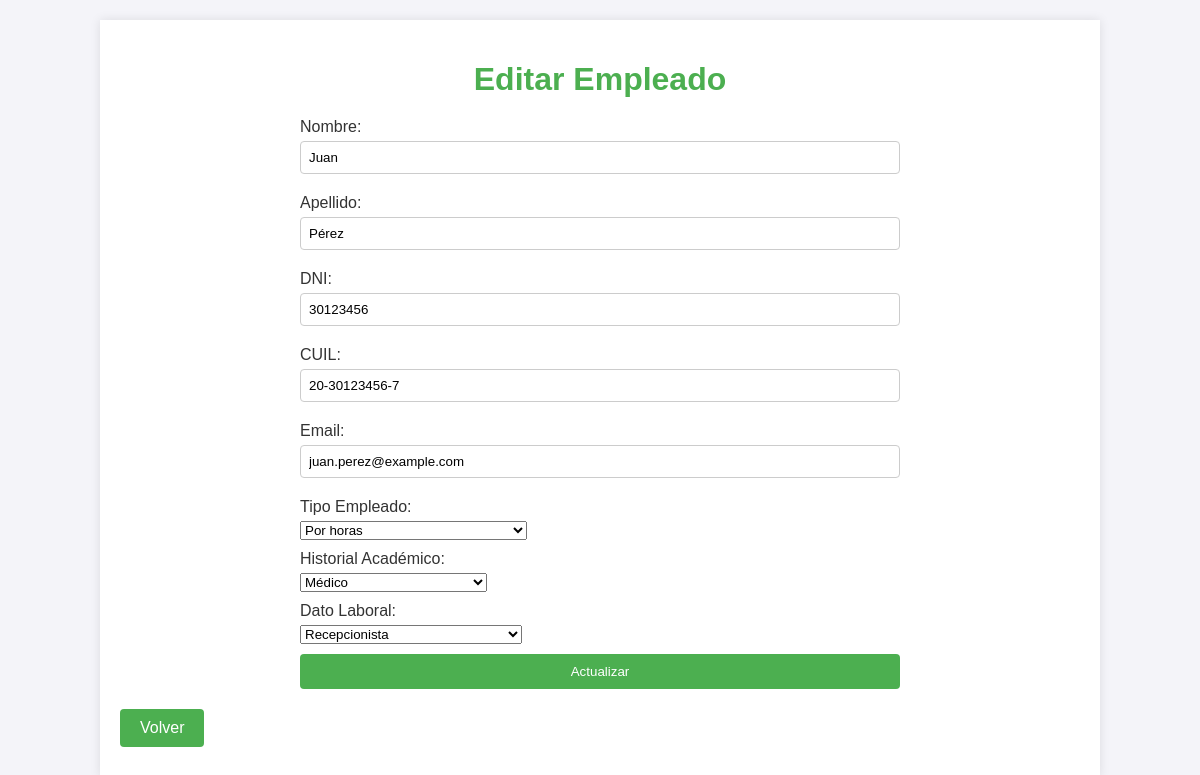
Page /update.php?id=1 on the committed database.
### tables this page shows
CREATE TABLE `empleado` (
  `idempleado` int(11) NOT NULL AUTO_INCREMENT,
  `nombre` varchar(45) NOT NULL,
  `apellido` varchar(45) NOT NULL,
  `dni` varchar(45) NOT NULL,
  `cuil` varchar(45) NOT NULL,
  `mail` varchar(45) NOT NULL,
  `tipo_empleado_idtipo_empleado` int(11) NOT NULL,
  `historial_academico_idhistorial_academico` int(11) NOT NULL,
  `dato_laboral_iddato_laboral` int(11) NOT NULL,
  PRIMARY KEY (`idempleado`),
  KEY `fk_empleado_tipo_empleado_idx` (`tipo_empleado_idtipo_empleado`),
  KEY `fk_empleado_historial_academico1_idx` (`historial_academico_idhistorial_academico`),
  KEY `fk_empleado_dato_laboral1_idx` (`dato_laboral_iddato_laboral`),
  CONSTRAINT `fk_empleado_dato_laboral1` FOREIGN KEY (`dato_laboral_iddato_laboral`) REFERENCES `dato_laboral` (`iddato_laboral`) ON DELETE NO ACTION ON UPDATE NO ACTION,
  CONSTRAINT `fk_empleado_historial_academico1` FOREIGN KEY (`historial_academico_idhistorial_academico`) REFERENCES `dato_academico` (`idhistorial_academico`) ON DELETE NO ACTION ON UPDATE NO ACTION,
  CONSTRAINT `fk_empleado_tipo_empleado` FOREIGN KEY (`tipo_empleado_idtipo_empleado`) REFERENCES `tipo_empleado` (`idtipo_empleado`) ON DELETE NO ACTION ON UPDATE NO ACTION
);

### update.php (the view, shortened to what this page needs)
<?php include('db.php'); ?>
<!DOCTYPE html>
<html lang="es">
<head>
    <link rel="stylesheet" href="styles.css">
</head>
<body>
    <div class="container">
        <h1>Editar Empleado</h1>
        <?php
        if (isset($_POST['update'])) {
            $id = $_POST['id'];
            $nombre = $_POST['nombre'];
            $apellido = $_POST['apellido'];
            $dni = $_POST['dni'];
            $cuil = $_POST['cuil'];
            $mail = $_POST['mail'];
            $tipo_empleado_idtipo_empleado = $_POST['tipo_empleado_idtipo_empleado'];
            $historial_academico_idhistorial_academico = $_POST['historial_academico_idhistorial_academico'];
            $dato_laboral_iddato_laboral = $_POST['dato_laboral_iddato_laboral'];
            $sql = "UPDATE empleado SET nombre='$nombre', apellido='$apellido', dni='$dni', cuil='$cuil', mail='$mail', tipo_empleado_idtipo_empleado='$tipo_empleado_idtipo_empleado', historial_academico_idhistorial_academico='$historial_academico_idhistorial_academico', dato_laboral_iddato_laboral='$dato_laboral_iddato_laboral' WHERE idempleado='$id'";
            if ($conn->query($sql) === TRUE) {
                echo "Empleado actualizado exitosamente.";
                $sql = "SELECT * FROM empleado WHERE idempleado = $id";
                $result = $conn->query($sql);
                if ($result->num_rows > 0) {
                    $row = $result->fetch_assoc();
                } else {
                    echo "Empleado no encontrado.";
                    exit;
                }
            } else {
                echo "Error: " . $sql . "<br>" . $conn->error;
            }
        }
        elseif (isset($_GET['id'])) {
            $id = $_GET['id'];
            $sql = "SELECT * FROM empleado WHERE idempleado = $id";
            $result = $conn->query($sql);
            if ($result->num_rows > 0) {
                $row = $result->fetch_assoc();
            } else {
                echo "Empleado no encontrado.";
                exit;
            }
        }else {
            echo "No se proporcionó un ID de empleado.";
            exit;
        }
        function getOptions($conn, $table, $idField, $descField, $selectedId) {
            $options = "";
            $sql = "SELECT $idField, $descField FROM $table";
            $result = $conn->query($sql);
            while ($row = $result->fetch_assoc()) {
                $selected = $row[$idField] == $selectedId ? "selected" : "";
                $options .= "<option value='{$row[$idField]}' $selected>{$row[$descField]}</option>";
            }
            return $options;
        }
        $tipoEmpleadoOptions = getOptions($conn, 'tipo_empleado', 'idtipo_empleado', 'descripcion', $row['tipo_empleado_idtipo_empleado']);
        $historialAcademicoOptions = getOptions($conn, 'dato_academico', 'idhistorial_academico', 'descripcion', $row['historial_academico_idhistorial_academico']);
        $datoLaboralOptions = getOptions($conn, 'dato_laboral', 'iddato_laboral', 'descripcion', $row['dato_laboral_iddato_laboral']);
        ?>
        <form action="update.php" method="post">
            <label for="nombre">Nombre:</label>
            <input type="text" name="nombre" value="<?php echo $row['nombre']; ?>" required>
            <label for="apellido">Apellido:</label>
            <input type="text" name="apellido" value="<?php echo $row['apellido']; ?>" required>
            <label for="dni">DNI:</label>
            <input type="text" name="dni" value="<?php echo $row['dni']; ?>" required>
            <label for="cuil">CUIL:</label>
            <input type="text" name="cuil" value="<?php echo $row['cuil']; ?>" required>
            <label for="mail">Email:</label>
            <input type="email" name="mail" value="<?php echo $row['mail']; ?>" required>
            <label for="tipo_empleado_idtipo_empleado">Tipo Empleado:</label>
            <select name="tipo_empleado_idtipo_empleado" required>
                <?php echo $tipoEmpleadoOptions; ?>
            </select>
            <label for="historial_academico_idhistorial_academico">Historial Académico:</label>
            <select name="historial_academico_idhistorial_academico" required>
                <?php echo $historialAcademicoOptions; ?>
            </select>
            <label for="dato_laboral_iddato_laboral">Dato Laboral:</label>
            <select name="dato_laboral_iddato_laboral" required>
                <?php echo $datoLaboralOptions; ?>
            </select>
            <input type="submit" name="update" value="Actualizar" class="button">
        </form>
        <a href="index.php" class="button">Volver</a>
    </div>
</body>
</html>

### styles.css (style rules this page uses)
body { font-family: Arial, sans-serif; background-color: #f4f4f9; color: #333; margin: 0; padding: 0; }
.container { width: 80%; margin: 20px auto; padding: 20px; background-color: #fff; box-shadow: 0 0 10px rgba(0, 0, 0, 0.1); }
h1 { text-align: center; color: #4CAF50; margin-bottom: 20px; }
.button { display: inline-block; padding: 10px 20px; margin: 10px 0; background-color: #4CAF50; color: white; text-align: center; text-decoration: none; border-radius: 4px; transition: background-color 0.3s; }
form { width: 100%; max-width: 600px; margin: 0 auto; }
label { display: block; margin: 10px 0 5px; }
input[type="text"], input[type="email"] { width: 100%; padding: 8px; margin-bottom: 10px; box-sizing: border-box; border: 1px solid #ccc; border-radius: 4px; }
input[type="submit"] { width: 100%; padding: 10px; background-color: #4CAF50; color: white; border: none; border-radius: 4px; cursor: pointer; transition: background-color 0.3s; }

### rows in the picture
empleado: nombre "Juan", apellido "Pérez", dni "30123456", cuil "20-30123456-7", mail "juan.perez@example.com"

### other values in the picture
form field tipo_empleado_idtipo_empleado "Por horas"
form field historial_academico_idhistorial_academico "Médico"
form field dato_laboral_iddato_laboral "Recepcionista"
